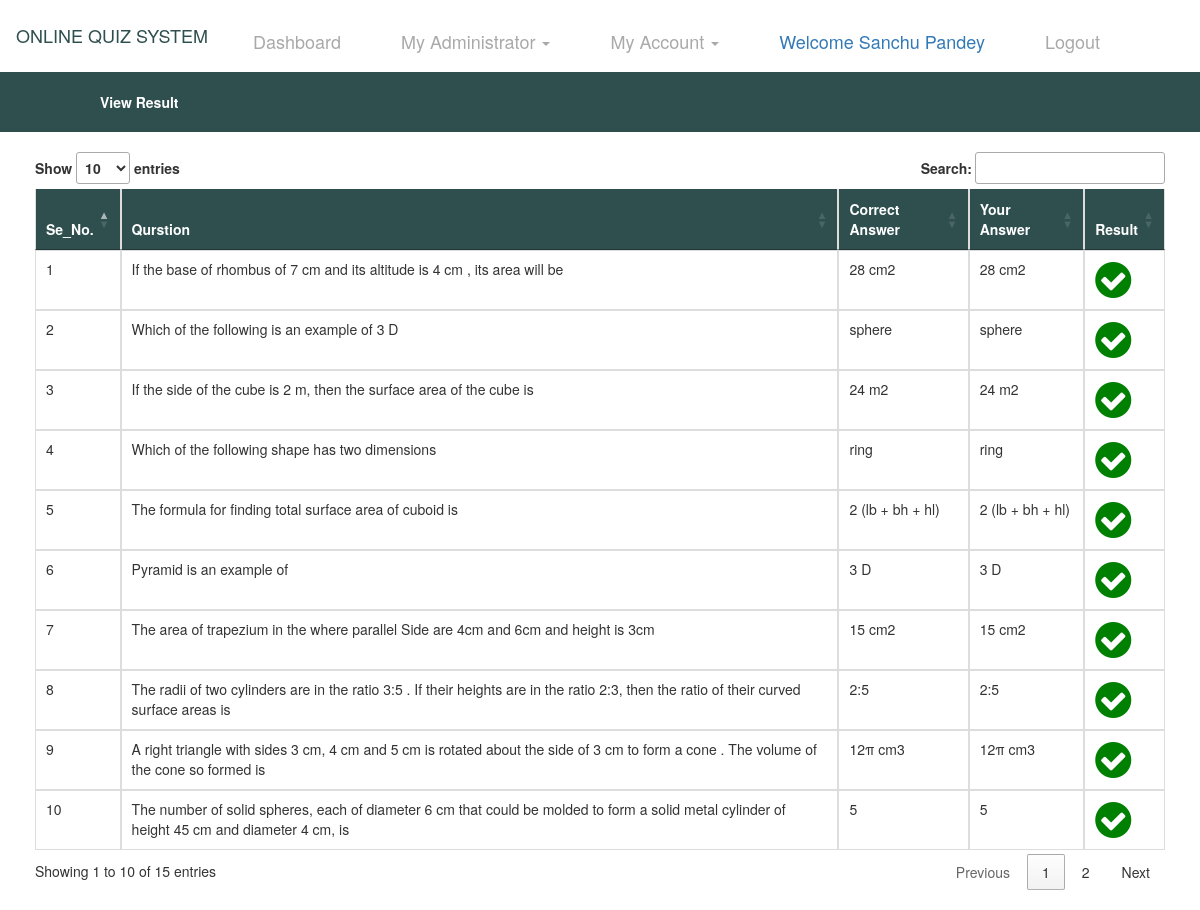
The page /viewresult/80 (signed in) on the database its author committed.
### Quiz/models.py (models this page shows, shortened)
class FinalResult(models.Model):
    quiz = models.ForeignKey(QuizResult, on_delete=models.CASCADE, null=True)
    que = models.ForeignKey(Question, on_delete=models.CASCADE, null=True)
    your_ans = models.CharField(max_length=100, null=True)

class Question(models.Model):
    topic = models.ForeignKey(Topic, on_delete=models.CASCADE, null=True)
    question = models.CharField(max_length=200, null=True)
    option1 = models.CharField(max_length=30, null=True)
    option2 = models.CharField(max_length=30, null=True)
    option3 = models.CharField(max_length=30, null=True)
    option4 = models.CharField(max_length=30, null=True)
    answer = models.CharField(max_length=30, null=True)

### Quiz/views.py (the view)
# urls.py: path('viewresult/<int:pid>',View_Result, name='viewresult'),
def View_Result(request,pid):
    if not request.user.is_authenticated:
        return redirect('studentlogin')
    data1 = QuizResult.objects.get(id=pid)
    data = FinalResult.objects.filter(quiz=data1)
    d = {'data':data}
    return render(request,'viewresult.html',d)

### Quiz/templates/viewresult.html (shortened to what this page needs)
{% extends 'base3.html' %}
{% load static %}
{% block body %}
<div style="background-color:DarkSlateGrey;padding:20px">
    <table width="1000" align="center">
    <tr>
        <th style="color:white">View Result</th>
    </tr>
</table>
</div>
<div class="container" style="padding:20px;border:0px solid white">
<table class="table table-bordered" id="myTable" style="border:0px solid white">
  <thead style="background-color:DarkSlateGrey;color:white;border-color:white">
  <tr>
    <th>Se_No.</th>
      <th>Qurstion</th>
    <th>Correct Answer</th>
      <th>Your Answer</th>
    <th>Result</th>
  </tr>
  </thead>
   <tbody style="border-color:white">
   {% for i in data %}
  <tr>
      <td>{{forloop.counter}}</td>
      <td>{{i.que.question}}</td>
      <td>{{i.que.answer}}</td>
      <td>{{i.your_ans}}</td>
      {% ifequal i.que.answer i.your_ans %}
      <td><i class="fa fa-check-circle fa-3x" aria-hidden="true"></i></td>
      {% else %}
      <td><i class="fa fa-times-circle fa-3x" style="color:red" aria-hidden="true"></i></td>
      {% endifequal %}
  </tr>
   {% endfor %}
   </tbody>
</table>
</div>
{% endblock %}

### Quiz/templates/base3.html (shortened to what this page needs)
<!DOCTYPE html>
<html lang="en">
<head>
    {% load static %}
  <link rel="stylesheet" href="https://maxcdn.bootstrapcdn.com/bootstrap/3.4.0/css/bootstrap.min.css">
  <link rel = stylesheet href = "//cdn.datatables.net/1.10.19/css/jquery.dataTables.min.css">
    <link href="https://stackpath.bootstrapcdn.com/font-awesome/4.7.0/css/font-awesome.min.css" rel="stylesheet">
</head>
<body>
<nav class="navbar navbar-expand-sm bg-info navbar-dark" style="background-color:white">
    <ul class="nav navbar-nav">
      <li class="navbar-brand" style="color:DarkSlateGrey"><h4>ONLINE QUIZ SYSTEM</h4></li>
      <li class="navbar-brand"><a href="{% url 'studentdashboard' %}" style="color:darkgrey">Dashboard</a></li>
      <li class="navbar-brand"><a class="dropdown-toggle" data-toggle="dropdown" href="#" style="color:darkgrey;bottom-padding:18px">My Administrator  <span class="caret"></span></a>
      </li>
      <li class="navbar-brand"><a class="dropdown-toggle" data-toggle="dropdown" href="#" style="color:darkgrey;bottom-padding:18px">My Account  <span class="caret"></span></a>
        </li>
        <li class="navbar-brand"> <a href="#" style="color:Black margin-top:25px">Welcome {{request.user.first_name}} {{request.user.last_name}}</a></li>
        <li class="navbar-brand"><a href="{% url 'logout' %}" style="color:darkgrey">Logout</a></li>
    </ul>
</nav>
{% block body %}
{% endblock %}
</body>
</html>

### Quiz/templates/viewresult.html (style rules this page uses)
.fa { color:green; }

### rows shown on the page
FinalResult: que.question "If the base of rhombus of 7 cm and its altitude is 4 cm , its area will be", que.answer "28 cm2", your_ans "28 cm2"
FinalResult: que.question "Which of the following is an example of 3 D", que.answer "sphere", your_ans "sphere"
FinalResult: que.question "If the side of the cube is 2 m, then the surface area of the cube is", que.answer "24 m2", your_ans "24 m2"
FinalResult: que.question "Which of the following shape has two dimensions", que.answer "ring", your_ans "ring"
FinalResult: que.question "The formula for finding total surface area of cuboid is", que.answer "2 (lb + bh + hl)", your_ans "2 (lb + bh + hl)"
FinalResult: que.question "Pyramid is an example of", que.answer "3 D", your_ans "3 D"
FinalResult: que.question "The area of trapezium in the where parallel Side are 4cm and 6cm and height is 3cm", que.answer "15 cm2", your_ans "15 cm2"
FinalResult: que.question "The radii of two cylinders are in the ratio 3:5 . If their heights are in the ratio 2:3, then the ratio of their curved surface areas is", que.answer "2:5", your_ans "2:5"
FinalResult: que.question "A right triangle with sides 3 cm, 4 cm and 5 cm is rotated about the side of 3 cm to form a cone . The volume of the cone so formed is", que.answer "12π cm3", your_ans "12π cm3"
FinalResult: que.question "The number of solid spheres, each of diameter 6 cm that could be molded to form a solid metal cylinder of height 45 cm and diameter 4 cm, is", que.answer "5", your_ans "5"

### other values the page prints
{{ request.user.first_name }} "Sanchu"
{{ request.user.last_name }} "Pandey"
